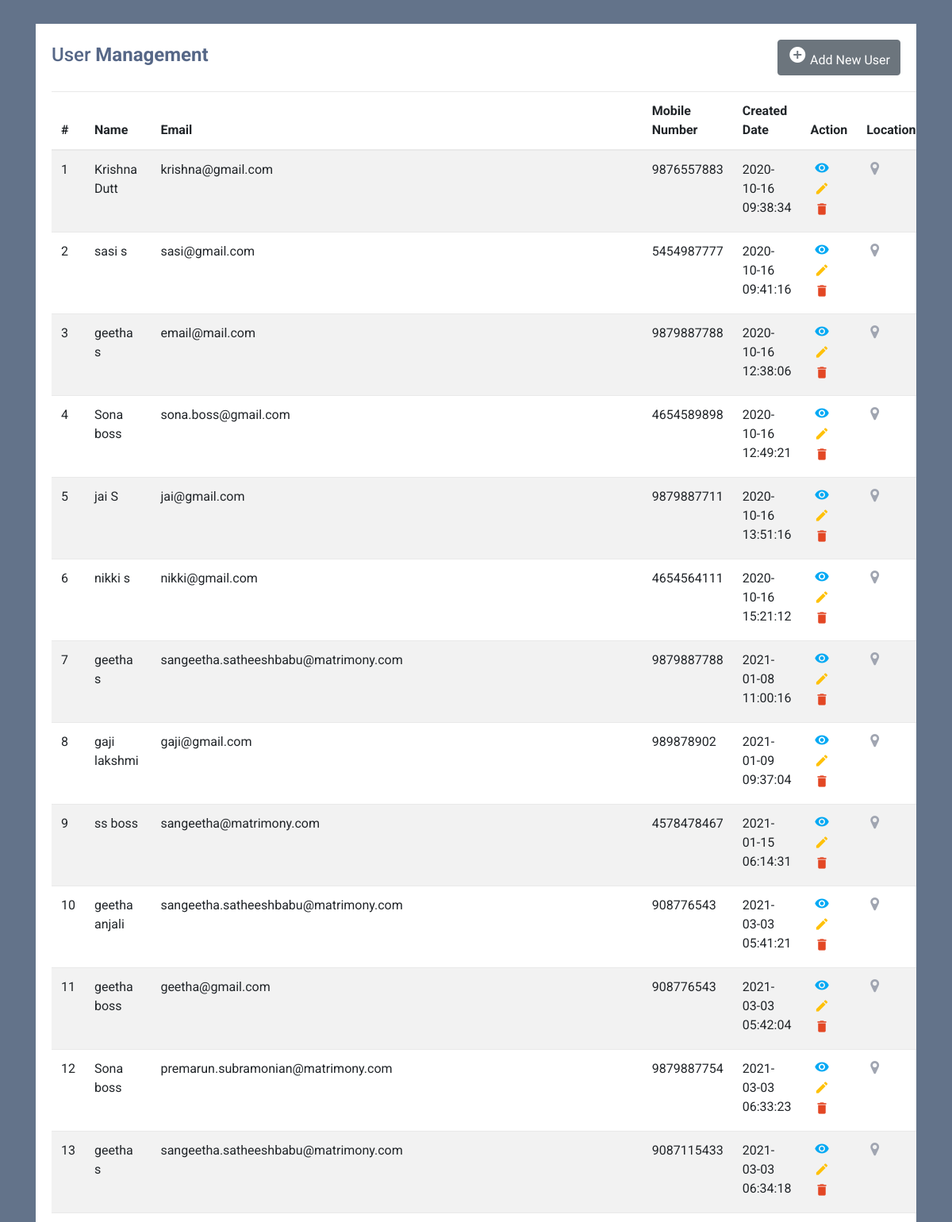
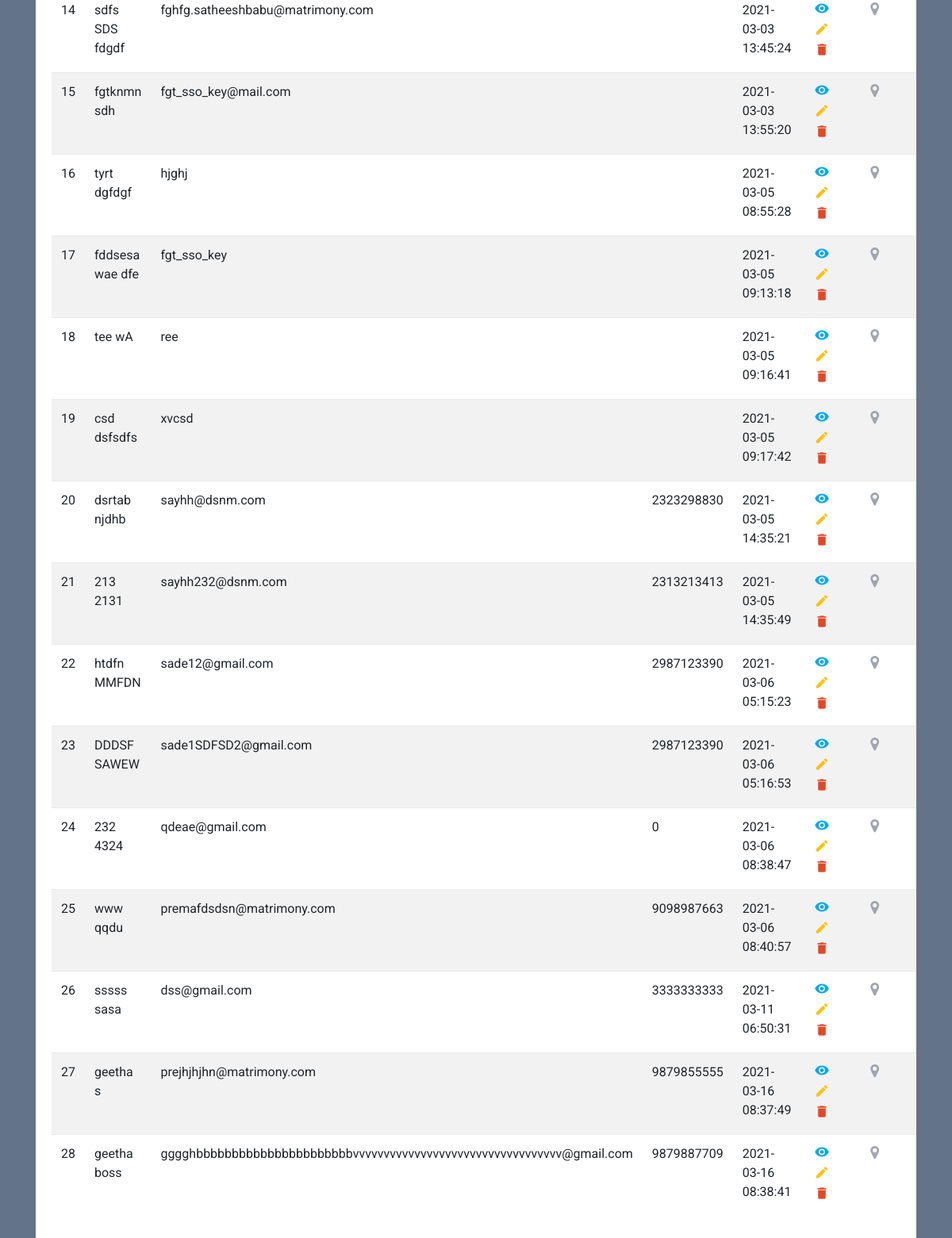
The page / on the database its author committed (2 pictures, top to bottom).
### tables this page shows
CREATE TABLE `tblusers` (
  `ID` int(10) NOT NULL,
  `FirstName` varchar(200) DEFAULT NULL,
  `LastName` varchar(200) DEFAULT NULL,
  `MobileNumber` bigint(10) DEFAULT NULL,
  `Email` varchar(200) DEFAULT NULL,
  `Address` mediumtext DEFAULT NULL,
  `CreationDate` timestamp NOT NULL DEFAULT current_timestamp() ON UPDATE current_timestamp(),
  `Country` varchar(255) DEFAULT NULL
);

### index.php (the view, shortened to what this page needs)
<?php
include('dbconnection.php');
?>
<!DOCTYPE html>
<html lang="en">
<head>
<link rel="stylesheet" href="https://stackpath.bootstrapcdn.com/bootstrap/4.5.0/css/bootstrap.min.css">
<link rel="stylesheet" href="https://maxcdn.bootstrapcdn.com/font-awesome/4.7.0/css/font-awesome.min.css">
</head>
<body>
<div class="container-xl">
    <div class="table-responsive">
        <div class="table-wrapper">
            <div class="table-title">
                <div class="row">
                    <div class="col-sm-5">
                        <h2>User <b>Management</b></h2>
                    </div>
                       <div class="col-sm-7" align="right">
                        <a href="insert.php" class="btn btn-secondary"><i class="material-icons">&#xE147;</i> <span>Add New User</span></a>
                    </div>
                </div>
            </div>
            <table class="table table-striped table-hover">
                <thead>
                    <tr>
                        <th>#</th>
                        <th>Name</th>
                        <th>Email</th>
                        <th>Mobile Number</th>
                        <th>Created Date</th>
                        <th>Action</th>
                        <th>Location</th>
                    </tr>
                </thead>
                <tbody>
                     <?php
$ret=mysqli_query($con,"select * from tblusers");
$cnt=1;
$row=mysqli_num_rows($ret);
if($row>0){
while ($row=mysqli_fetch_array($ret)) {
?>
                    <tr>
                        <td><?php echo $cnt;?></td>
                        <td><?php  echo $row['FirstName'];?> <?php  echo $row['LastName'];?></td>
                        <td><?php  echo $row['Email'];?></td>
                        <td><?php  echo $row['MobileNumber'];?></td>
                        <td> <?php  echo $row['CreationDate'];?></td>
                        <td>
  <a href="read.php?viewid=<?php echo htmlentities ($row['ID']);?>" class="view" title="View" data-toggle="tooltip"><i class="material-icons">&#xE417;</i></a>
                            <a href="edit.php?editid=<?php echo htmlentities ($row['ID']);?>" class="edit" title="Edit" data-toggle="tooltip"><i class="material-icons">&#xE254;</i></a>
                            <a href="index.php?delid=<?php echo ($row['ID']);?>" class="delete" title="Delete" data-toggle="tooltip" onclick="return confirm('Do you really want to Delete ?');"><i class="material-icons">&#xE872;</i></a>
                        </td>
						<td> <a href="weblocation.php?id=<?php echo ($row['ID']);?>" class="location" title="location" data-toggle="tooltip"><i class="fa fa-map-marker" aria-hidden="true"></i></a></td>
                    </tr>
                    <?php
$cnt=$cnt+1;
} } else {?>
<tr>
    <th style="text-align:center; color:red;" colspan="6">No Record Found</th>
</tr>
<?php } ?>
                </tbody>
            </table>
        </div>
    </div>
</div>
</body>
</html>

### index.php (style rules this page uses)
body { color: #566787; background: #63738a; font-family: 'Roboto', sans-serif; }
.table-responsive { margin: 30px 0; }
.table-wrapper { min-width: 1000px; background: #fff; padding: 20px; box-shadow: 0 1px 1px rgba(0,0,0,.05); }
.table-title { font-size: 15px; padding-bottom: 10px; margin: 0 0 10px; min-height: 45px; }
.table-title h2 { margin: 5px 0 0; font-size: 24px; }
table.table tr th, table.table tr td { border-color: #e9e9e9; }
table.table td:last-child { width: 130px; }
table.table td a { color: #a0a5b1; display: inline-block; margin: 0 5px; }
table.table td a.view { color: #03A9F4; }
table.table td a.edit { color: #FFC107; }
table.table td a.delete { color: #E34724; }
table.table td i { font-size: 19px; }

### rows shown on the page
tblusers: FirstName "Krishna", LastName "Dutt", Email "krishna@gmail.com", MobileNumber "9876557883", CreationDate "2020-10-16 09:38:34"
tblusers: FirstName "sasi", LastName "s", Email "sasi@gmail.com", MobileNumber "5454987777", CreationDate "2020-10-16 09:41:16"
tblusers: FirstName "geetha", LastName "s", Email "email@mail.com", MobileNumber "9879887788", CreationDate "2020-10-16 12:38:06"
tblusers: FirstName "Sona", LastName "boss", Email "sona.boss@gmail.com", MobileNumber "4654589898", CreationDate "2020-10-16 12:49:21"
tblusers: FirstName "jai", LastName "S", Email "jai@gmail.com", MobileNumber "9879887711", CreationDate "2020-10-16 13:51:16"
tblusers: FirstName "nikki", LastName "s", Email "nikki@gmail.com", MobileNumber "4654564111", CreationDate "2020-10-16 15:21:12"
tblusers: FirstName "geetha", LastName "s", Email "sangeetha.satheeshbabu@matrimony.com", MobileNumber "9879887788", CreationDate "2021-01-08 11:00:16"
tblusers: FirstName "gaji", LastName "lakshmi", Email "gaji@gmail.com", MobileNumber "989878902", CreationDate "2021-01-09 09:37:04"
tblusers: FirstName "ss", LastName "boss", Email "sangeetha@matrimony.com", MobileNumber "4578478467", CreationDate "2021-01-15 06:14:31"
tblusers: FirstName "geetha", LastName "anjali", Email "sangeetha.satheeshbabu@matrimony.com", MobileNumber "908776543", CreationDate "2021-03-03 05:41:21"
tblusers: FirstName "geetha", LastName "boss", Email "geetha@gmail.com", MobileNumber "908776543", CreationDate "2021-03-03 05:42:04"
tblusers: FirstName "Sona", LastName "boss", Email "premarun.subramonian@matrimony.com", MobileNumber "9879887754", CreationDate "2021-03-03 06:33:23"
tblusers: FirstName "geetha", LastName "s", Email "sangeetha.satheeshbabu@matrimony.com", MobileNumber "9087115433", CreationDate "2021-03-03 06:34:18"
tblusers: FirstName "sdfs SDS", LastName "fdgdf", Email "fghfg.satheeshbabu@matrimony.com", CreationDate "2021-03-03 13:45:24"
tblusers: FirstName "fgtknmn", LastName "sdh", Email "fgt_sso_key@mail.com", CreationDate "2021-03-03 13:55:20"
tblusers: FirstName "tyrt", LastName "dgfdgf", Email "hjghj", CreationDate "2021-03-05 08:55:28"
tblusers: FirstName "fddsesa", LastName "wae dfe", Email "fgt_sso_key", CreationDate "2021-03-05 09:13:18"
tblusers: FirstName "tee", LastName "wA", Email "ree", CreationDate "2021-03-05 09:16:41"
tblusers: FirstName "csd", LastName "dsfsdfs", Email "xvcsd", CreationDate "2021-03-05 09:17:42"
tblusers: FirstName "dsrtab", LastName "njdhb", Email "sayhh@dsnm.com", MobileNumber "2323298830", CreationDate "2021-03-05 14:35:21"
tblusers: FirstName "213", LastName "2131", Email "sayhh232@dsnm.com", MobileNumber "2313213413", CreationDate "2021-03-05 14:35:49"
tblusers: FirstName "htdfn", LastName "MMFDN", Email "sade12@gmail.com", MobileNumber "2987123390", CreationDate "2021-03-06 05:15:23"
tblusers: FirstName "DDDSF", LastName "SAWEW", Email "sade1SDFSD2@gmail.com", MobileNumber "2987123390", CreationDate "2021-03-06 05:16:53"
tblusers: FirstName "232", LastName "4324", Email "qdeae@gmail.com", MobileNumber "0", CreationDate "2021-03-06 08:38:47"
tblusers: FirstName "www", LastName "qqdu", Email "premafdsdsn@matrimony.com", MobileNumber "9098987663", CreationDate "2021-03-06 08:40:57"
tblusers: FirstName "sssss", LastName "sasa", Email "dss@gmail.com", MobileNumber "3333333333", CreationDate "2021-03-11 06:50:31"
tblusers: FirstName "geetha", LastName "s", Email "prejhjhjhn@matrimony.com", MobileNumber "9879855555", CreationDate "2021-03-16 08:37:49"
tblusers: FirstName "geetha", LastName "boss", Email "gggghbbbbbbbbbbbbbbbbbbbbbbvvvvvvvvvvvvvvvvvvvvvvvvvvvvvvvvvv@gmail.com", MobileNumber "9879887709", CreationDate "2021-03-16 08:38:41"
